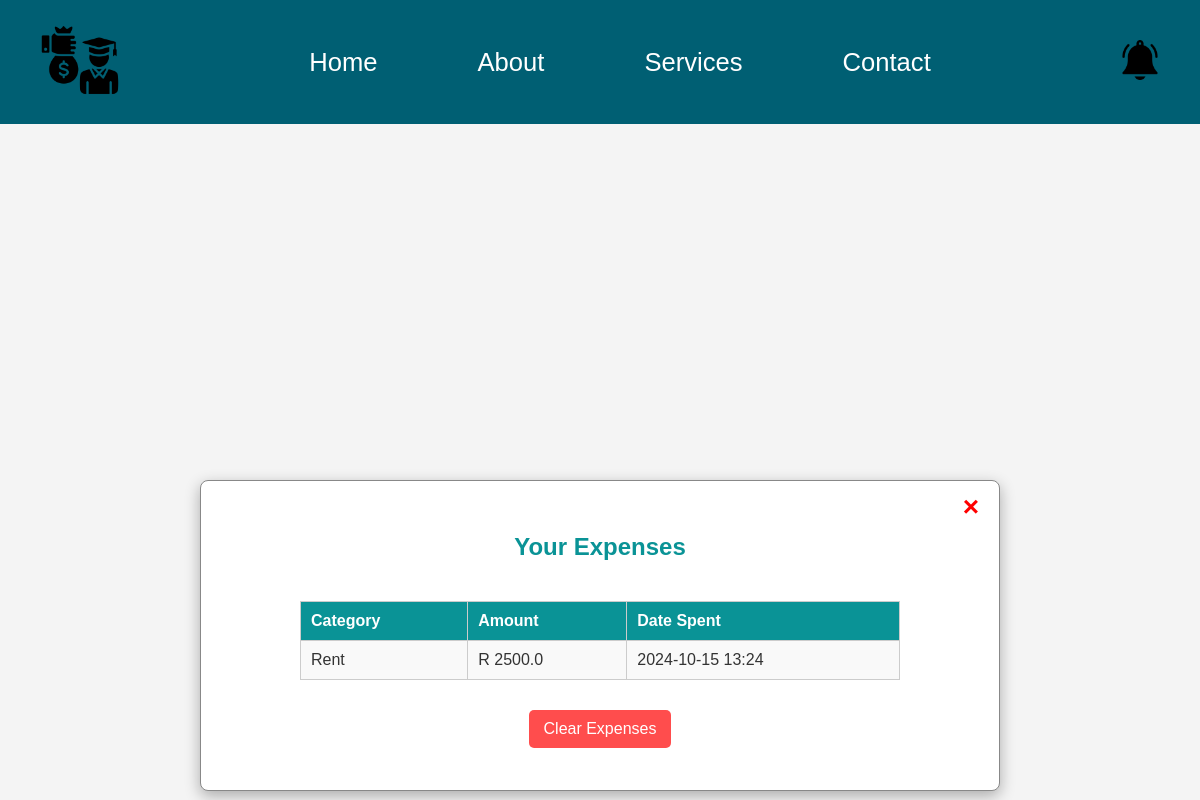
Page /expenses/ (signed in) on the earlier database version.
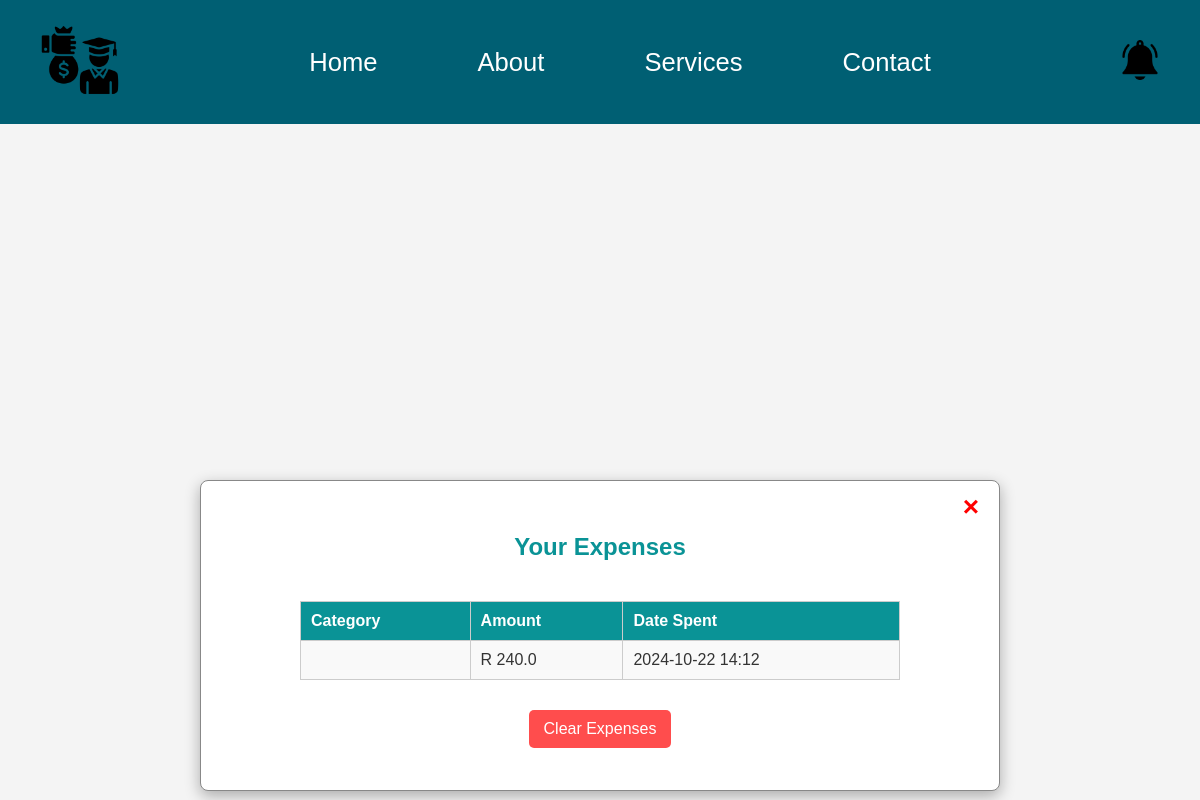
Same page on the later database version.
### unisave/models.py (models this page shows, shortened)
class Expense(models.Model):
    user = models.ForeignKey(User, on_delete=models.CASCADE)
    amount = models.FloatField()
    category = models.CharField(max_length=255)
    date_spent = models.DateTimeField()

### unisave/views.py (the view)
# urls.py: path('expenses/', views.expenses_view, name='expenses'),
def expenses_view(request):
    try:
        expenses = Expense.objects.filter(user=request.user)
        has_expenses = expenses.exists()
    except Expense.DoesNotExist:
        expenses = None
        has_expenses = False
    return render(request, 'expenses.html', {
        'expenses': expenses,
        'has_expenses': has_expenses,
    })

### templates/expenses.html (shortened to what this page needs)
<!DOCTYPE html>
<html lang="en">
<head>
    {% load static %}
    <link rel="stylesheet" href="{% static 'css/expenses_style.css' %}">
</head>
<body>
    <div class="navbar">
        {% include 'navbar.html' %}
    </div>
    {% if has_expenses %}
        <div class="expense-display">
            <span class="close" id="closeExpenseDisplay"><a href="{% url 'home' %}"  style="text-decoration: none; color: red;">&times;</a></span>
            <h2>Your Expenses</h2>
            <table>
                <thead>
                    <tr>
                        <th>Category</th>
                        <th>Amount</th>
                        <th>
                            Date Spent
                        </th>
                    </tr>
                </thead>
                <tbody>
                    {% for expense in expenses %}
                    <tr>
                        <td> {{ expense.category }}</td>
                        <td>R {{ expense.amount }}</td>
                        <td>
                            {{ expense.date_spent|date:"Y-m-d H:i" }}
                        </td>
                    </tr>
                    {% endfor %}
                </tbody>
            </table>
            <form method="POST" action="{% url 'clear_expenses' %}">
                <button id="clearBtn" type="submit">Clear Expenses</button>
            </form>
        </div>
    {% endif %}
</body>
</html>

### templates/navbar.html (shortened to what this page needs)
<!DOCTYPE html>
<html lang="en">
<head>
    {% load static %}
    <link rel="stylesheet" href="{% static 'css/styles.css' %}">
</head>
<body>
    <div class="navbar">
        <div class="logo">
            <img src="{% static 'images/logo.png' %}" alt="Logo">
        </div>
        <ul class="nav-links">
            <li><a href="{% url 'home' %}">Home</a></li>
            <li><a href="#">About</a></li>
            <li><a href="#">Services</a></li>
            <li><a href="#">Contact</a></li>
        </ul>
        <div class="notifications">
            <img src="{% static 'images/notification.png' %}" alt="Notifications">
        </div>
    </div>
</body>
</html>

### static/css/expenses_style.css (style rules this page uses)
body { font-family: Arial, sans-serif; background-color: #f4f4f4; margin: 0; padding: 0; display: flex; flex-direction: column; align-items: center; }
h2 { color: #0a9396; margin: 20px 0; text-align: center; }
table { width: 100%; max-width: 600px; margin: 20px 0; border-collapse: collapse; background-color: white; }
table th, table td { padding: 10px; border: 1px solid #ccc; text-align: left; }
table th { background-color: #0a9396; color: white; }
table td { background-color: #f9f9f9; }
button { background-color: #4CAF50; color: white; padding: 10px 15px; border: none; border-radius: 5px; cursor: pointer; font-size: 16px; margin: 10px 0; margin: 10px auto; display: block; text-align: center; }
#clearBtn { background-color: #ff4d4d; }
a { text-decoration: none; }
.expense-display { background-color: #fff; margin-top: 30rem; width: 80%; max-width: 800px; border: 1px solid #888; border-radius: 8px; box-shadow: 0 5px 15px rgba(0, 0, 0, 0.3); padding: 2rem; position: relative; display: flex; flex-direction: column; align-items: center; }
.close { color: #aaa; position: absolute; top: 10px; right: 20px; font-size: 28px; font-weight: bold; }

### static/css/styles.css (style rules this page uses)
* { margin: 0; padding: 0; box-sizing: border-box; }
body { font-family: Arial, sans-serif; background-color: #f4f4f4; color: #333; display: flex; flex-direction: column; align-items: center; }
.navbar { width: 100%; background-color: #005f73; display: flex; justify-content: space-between; align-items: center; padding: 20px 40px; position: fixed; top: 0; left: 0; z-index: 100; }
.logo img { height: 80px; }
.nav-links { list-style-type: none; display: flex; gap: 100px; }
.nav-links li a { color: white; text-decoration: none; font-size: 1.6rem; }
.notifications img { height: 40px; }
.close { color: #aaa; float: right; font-size: 28px; font-weight: bold; }

Differences in the rows shown:
removed Expense: category "Rent", amount "2500.0", date_spent "2024-10-15 13:24"
added Expense: amount "240.0", date_spent "2024-10-22 14:12"
